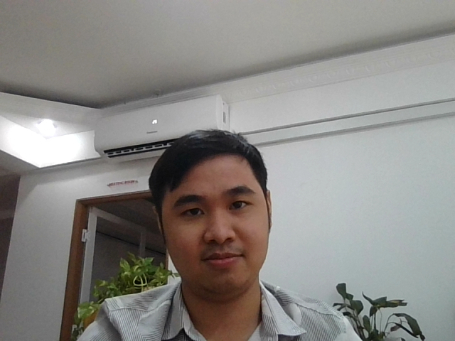
#> input picture faces/1002.jpg, 455 x 341 px; its folder holds 4 pictures in this run
$ python -i face_utils.py   (imports and definitions only)
#> lines starting #> are read from the running program, lines starting #| are printed output that depends on the picture
import cv2
import os
import numpy as np
from PIL import Image

# Path for face detection cascade
CASCADE_PATH = cv2.data.haarcascades + 'haarcascade_frontalface_default.xml'
TRAINER_PATH = "data/trainer.yml"
FACES_DIR = "faces"

# [5 lines left out: function get_recognizer, not called in this run]

def train_recognizer():
    """Train the recognizer on all images in faces/ directory"""
    recognizer = cv2.face.LBPHFaceRecognizer_create()
    detector = cv2.CascadeClassifier(CASCADE_PATH)

    face_samples = []
    ids = []

    # We'll use the student_id from filename (e.g., S101.jpg)
    # But LBPH needs integer IDs. We'll map them.
    id_map = {}
    current_int_id = 0

    if not os.path.exists(FACES_DIR):
        return False

    image_paths = [os.path.join(FACES_DIR, f) for f in os.listdir(FACES_DIR) if f.endswith('.jpg')]

    if not image_paths:
        return False

    for image_path in image_paths:
        student_id_str = os.path.split(image_path)[-1].split(".")[0]

        # Map string ID to int
        if student_id_str not in id_map:
            id_map[student_id_str] = current_int_id
            current_int_id += 1

        pil_img = Image.open(image_path).convert('L') # convert to grayscale
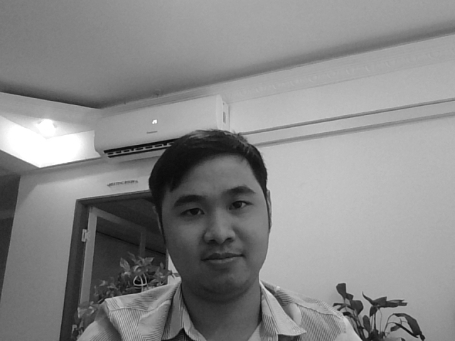
#> pil_img: PIL image 455x341 L; min 4, max 255, mean 136.4
        img_numpy = np.array(pil_img, 'uint8')

        faces = detector.detectMultiScale(img_numpy)
#> faces = [[154, 158, 125, 125]]

        for (x, y, w, h) in faces:
            face_samples.append(img_numpy[y:y+h, x:x+w])
            ids.append(id_map[student_id_str])
#> this loop made 1 pass
#> after the loop, face_samples = 1 item; ids = [0]
#> pass 2 of the loop in train_recognizer, `for image_path in image_paths:`:
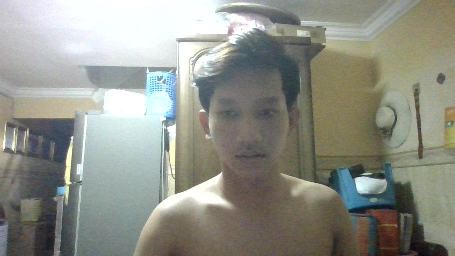
#> input picture faces/1003.jpg, 455 x 256 px
#> in train_recognizer, `pil_img = Image.open(image_path).convert('L')`:
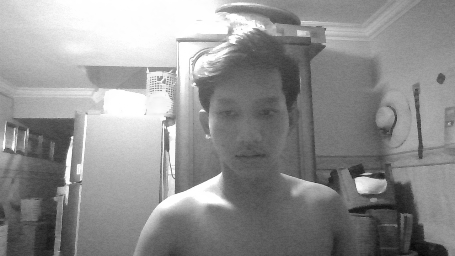
#> pil_img: PIL image 455x256 L; min 6, max 255, mean 144.6
#> faces = [[198, 76, 103, 103]]
#> the loop in train_recognizer, `for (x, y, w, h) in faces:` made 1 pass
#> after the loop in train_recognizer, `for (x, y, w, h) in faces:`: face_samples = 2 items; ids = [0, 1]

    if face_samples:
        recognizer.train(face_samples, np.array(ids))

        # Ensure data directory exists
        os.makedirs(os.path.dirname(TRAINER_PATH), exist_ok=True)

        recognizer.save(TRAINER_PATH)
        # Save map for reverse lookup
        import json
        with open("data/id_map.json", "w") as f:
            json.dump(id_map, f)
        return True
    return False

def register_face(student_id, image_path):
    """Simply trigger a re-train after a new image is saved"""
    return train_recognizer()

# [47 lines left out: functions load_encodings, recognize_face, delete_student_face, not called in this run]

>>> result = train_recognizer()
